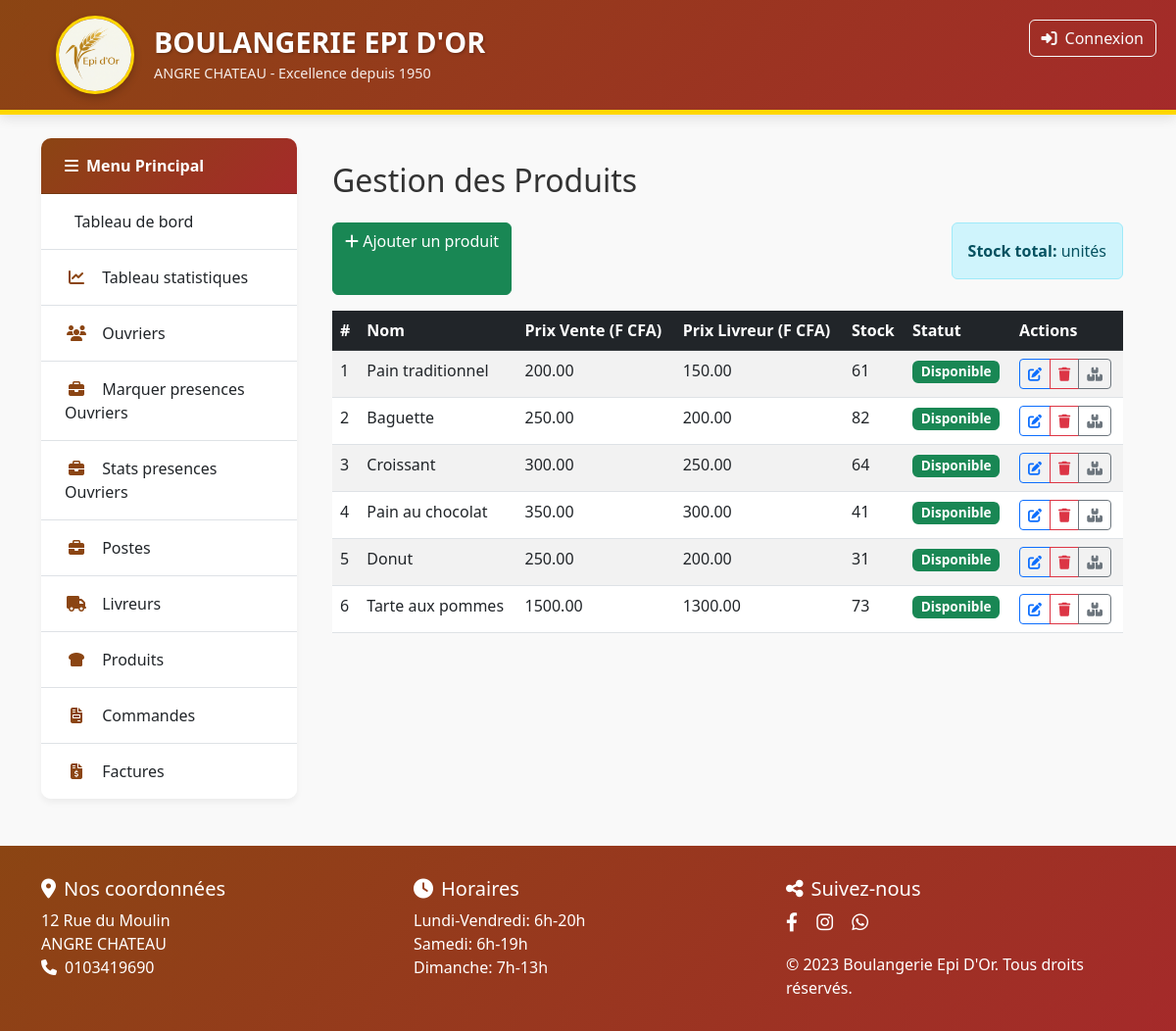
Page /produits/ on the committed database.
### gestion/models.py (models this page shows, shortened)
class Produit(models.Model):
    nom = models.CharField(max_length=100)
    prix_vente = models.DecimalField(max_digits=6, decimal_places=2)
    prix_livreur = models.DecimalField(max_digits=6, decimal_places=2)
    actif = models.BooleanField(default=True)
    stock = models.PositiveIntegerField(default=0) # Ajoute un default si tu ne l'as pas déjà

### gestion/viewsproduits.py (the view)
class ProduitListView(ListView):
    model = Produit
    template_name = 'gestion/produits/liste.html'
    context_object_name = 'produits'

### gestion/templates/gestion/produits/liste.html (shortened to what this page needs)
{% extends 'gestion/base2.html' %}
{% block content %}
<div class="container mt-4">
    <h2 class="mb-4">Gestion des Produits</h2>
    <div class="d-flex justify-content-between mb-3">
        <a href="{% url 'produit_ajouter' %}" class="btn btn-success">
            <i class="fas fa-plus"></i> Ajouter un produit
        </a>
        <div class="alert alert-info">
            <strong>Stock total:</strong> {{ total_stock }} unités
        </div>
    </div>
    <div class="table-responsive">
        <table class="table table-striped table-hover">
            <thead class="table-dark">
                <tr>
                    <th>#</th>
                    <th>Nom</th>
                    <th>Prix Vente (F CFA)</th>
                    <th>Prix Livreur (F CFA)</th>
                    <th>Stock</th>
                    <th>Statut</th>
                    <th>Actions</th>
                </tr>
            </thead>
            <tbody>
                {% for produit in produits %}
                <tr>
                    <td>{{ forloop.counter }}</td>
                    <td>{{ produit.nom }}</td>
                    <td>{{ produit.prix_vente }}</td>
                    <td>{{ produit.prix_livreur }}</td>
                    <td>
                        <span class="{% if produit.stock < 10 %}text-danger fw-bold{% endif %}">
                            {{ produit.stock }}
                        </span>
                    </td>
                    <td>
                        {% if produit.stock == 0 %}
                            <span class="badge bg-danger">Rupture</span>
                        {% elif produit.stock < 5 %}
                            <span class="badge bg-warning text-dark">Stock faible</span>
                        {% else %}
                            <span class="badge bg-success">Disponible</span>
                        {% endif %}
                    </td>
                    <td>
                        <div class="btn-group" role="group">
                            <a href="{% url 'produit_modifier' produit.pk %}"
                               class="btn btn-sm btn-outline-primary"
                               title="Modifier">
                                <i class="fas fa-edit"></i>
                            </a>
                            <a href="{% url 'produit_supprimer' produit.pk %}"
                               class="btn btn-sm btn-outline-danger"
                               title="Supprimer">
                                <i class="fas fa-trash"></i>
                            </a>
                            <button type="button"
                                    class="btn btn-sm btn-outline-secondary"
                                    data-bs-toggle="modal"
                                    data-bs-target="#stockModal{{ produit.id }}"
                                    title="Ajuster stock">
                                <i class="fas fa-boxes"></i>
                            </button>
                        </div>
                    </td>
                </tr>
                {% empty %}
                <tr>
                    <td colspan="7" class="text-center text-muted">Aucun produit enregistré</td>
                </tr>
                {% endfor %}
            </tbody>
        </table>
    </div>
</div>
{% endblock %}

### gestion/templates/gestion/base2.html (style rules this page uses)
:root { --primary-color: #8B4513; --secondary-color: #FFD700; --accent-color: #A52A2A; --light-bg: #FFF8E1; }
body { background-color: #f9f9f9; font-family: 'Montserrat', 'Segoe UI', Tahoma, Geneva, Verdana, sans-serif; color: #333; min-height: 100vh; display: flex; flex-direction: column; }

### gestion/templates/gestion/produits/liste.html (style rules this page uses)
.table th { white-space: nowrap; }
.badge { font-size: 0.85em; }

### rows in the picture
Produit: nom "Pain traditionnel", prix_vente "200.00", prix_livreur "150.00", stock "61", shows "Disponible"
Produit: nom "Baguette", prix_vente "250.00", prix_livreur "200.00", stock "82", shows "Disponible"
Produit: nom "Croissant", prix_vente "300.00", prix_livreur "250.00", stock "64", shows "Disponible"
Produit: nom "Pain au chocolat", prix_vente "350.00", prix_livreur "300.00", stock "41", shows "Disponible"
Produit: nom "Donut", prix_vente "250.00", prix_livreur "200.00", stock "31", shows "Disponible"
Produit: nom "Tarte aux pommes", prix_vente "1500.00", prix_livreur "1300.00", stock "73", shows "Disponible"
